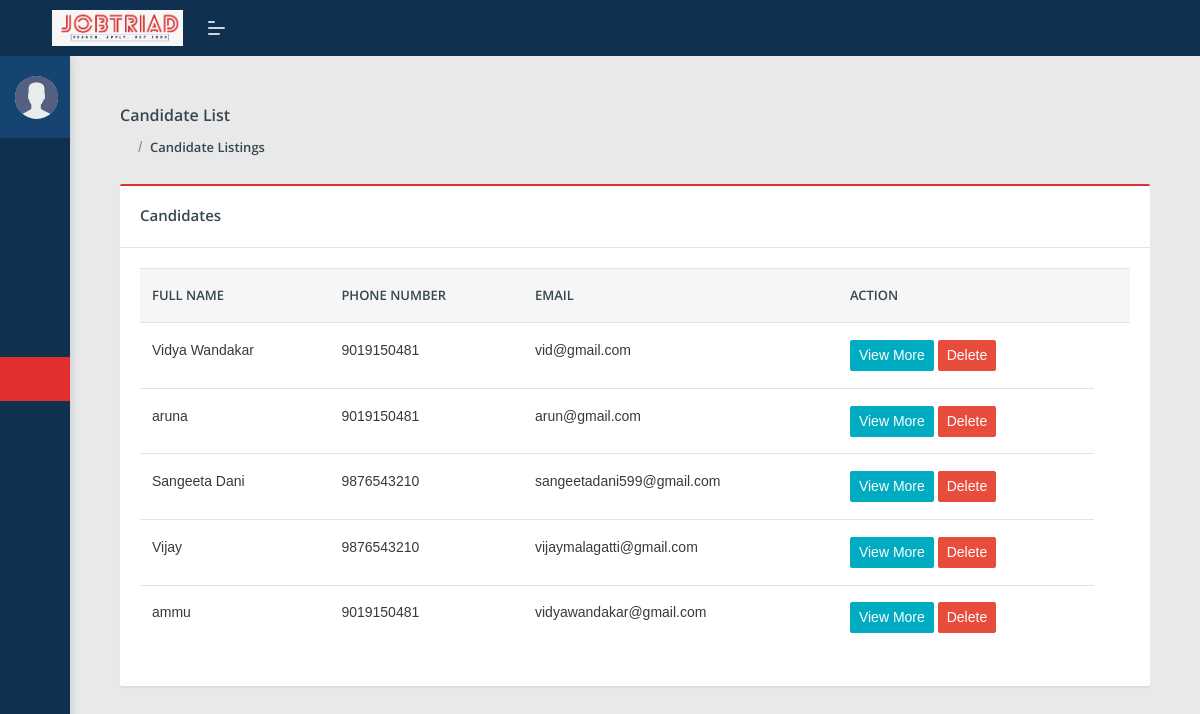
The page /users_list (signed in) on the database as committed earlier.
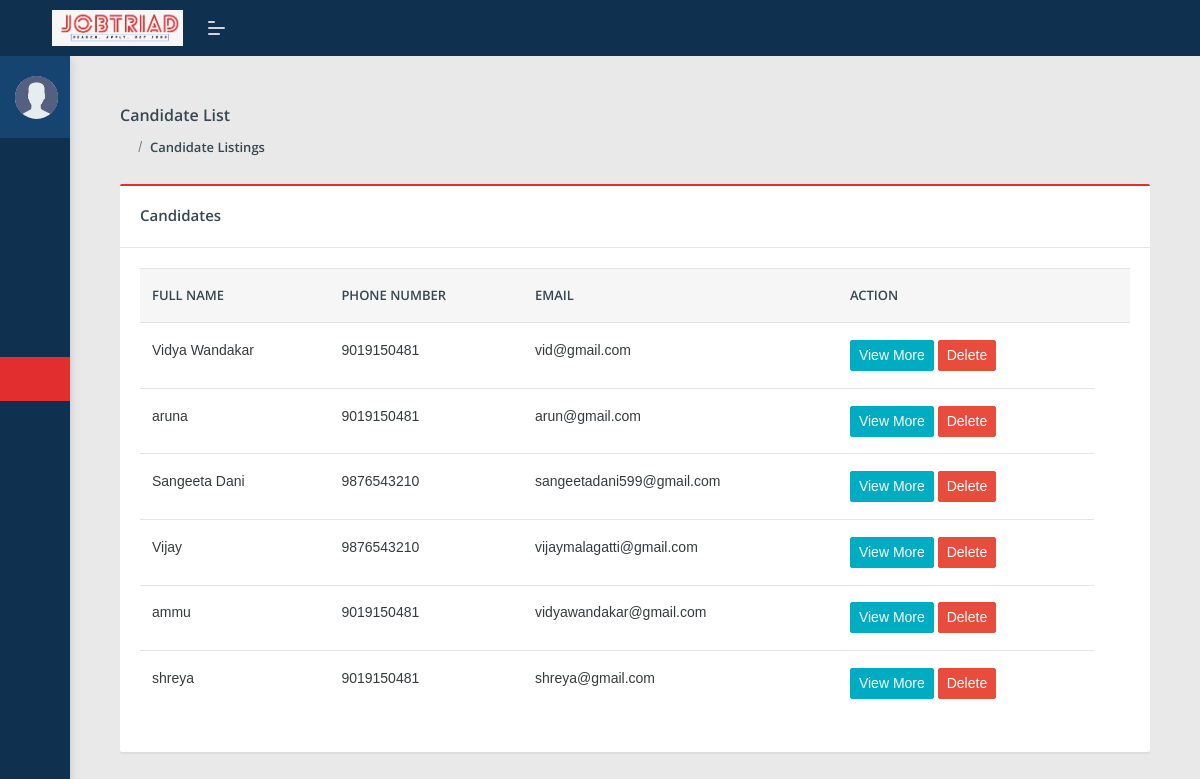
The same page on the database as committed later.
### external_jobs/models.py (models this page shows, shortened)
class NewUser(AbstractUser):
    user_type = models.CharField(max_length=100, default='user')
    fullname= models.CharField(max_length=250, blank=True)
    phone_no = models.CharField(max_length=100, blank=True)
    address = models.CharField(max_length=500, blank=True)  # New field for address
    profile_image = models.ImageField(upload_to='profile_images/', blank=True, null=True)  # New field for profile image

### external_jobs/views.py (the view)
# urls.py: path('users_list',views.users_list,name='users_list'),
@login_required(login_url='/v3_login')
def users_list(request):
    data = NewUser.objects.filter(user_type='user').exclude(is_superuser = True)
    username= request.user.username
    return render(request, 'users_list.html', {'data': data,'username':username})

### external_jobs/templates/users_list.html (shortened to what this page needs)
{% extends 'admin_base.html' %}
{% block content %}
<div class="pcoded-content">
    <div class="page-header">
        <div class="page-block">
            <div class="row align-items-center">
                <div class="col-md-12">
                    <div class="page-header-title">
                        <h5 class="m-b-10">Candidate List</h5>
                    </div>
                    <ul class="breadcrumb">
                        <li class="breadcrumb-item"><a href=""><i class="feather icon-home"></i></a></li>
                        <li class="breadcrumb-item"><a href="">Candidate Listings</a></li>
                    </ul>
                </div>
            </div>
        </div>
    </div>
    <div class="row">
        <div class="col-md-12">
            <div class="card">
                <div class="card-header">
                    <h5>Candidates</h5>
                </div>
                <div class="card-body table-border-style">
                    <div class="table-responsive">
                        <table class="table table-hover">
                            <thead>
                                <tr>
                                    <th>Full name</th>
                                    <th>Phone number</th>
                                    <th>Email</th>
                                    <th>Action</th>
                                    <th></th>
                                </tr>
                            </thead>
                            <tbody>
                                {% for item in data %}
                                <tr id="row-{{ item.id }}">
                                    <td>{{ item.fullname }}</td>
                                    <td>{{ item.phone_no }}</td>
                                    <td>{{ item.username }}</td>
                                    <td>
                                        <a href="/a_company_jobs/{{ item.id }}/" class="btn btn-info btn-sm">
                                            View More
                                        </a>
                                        <button class="btn btn-danger btn-sm delete-btn" data-id="{{ item.id }}">Delete</button>
                                    </td>
                                </tr>
                                {% endfor %}
                            </tbody>
                        </table>
                    </div>
                </div>
            </div>
        </div>
    </div>
</div>
{% endblock %}

Rows that differ between the two databases and show on the page:
added NewUser: fullname "shreya", phone_no "9019150481", username "shreya@gmail.com"
